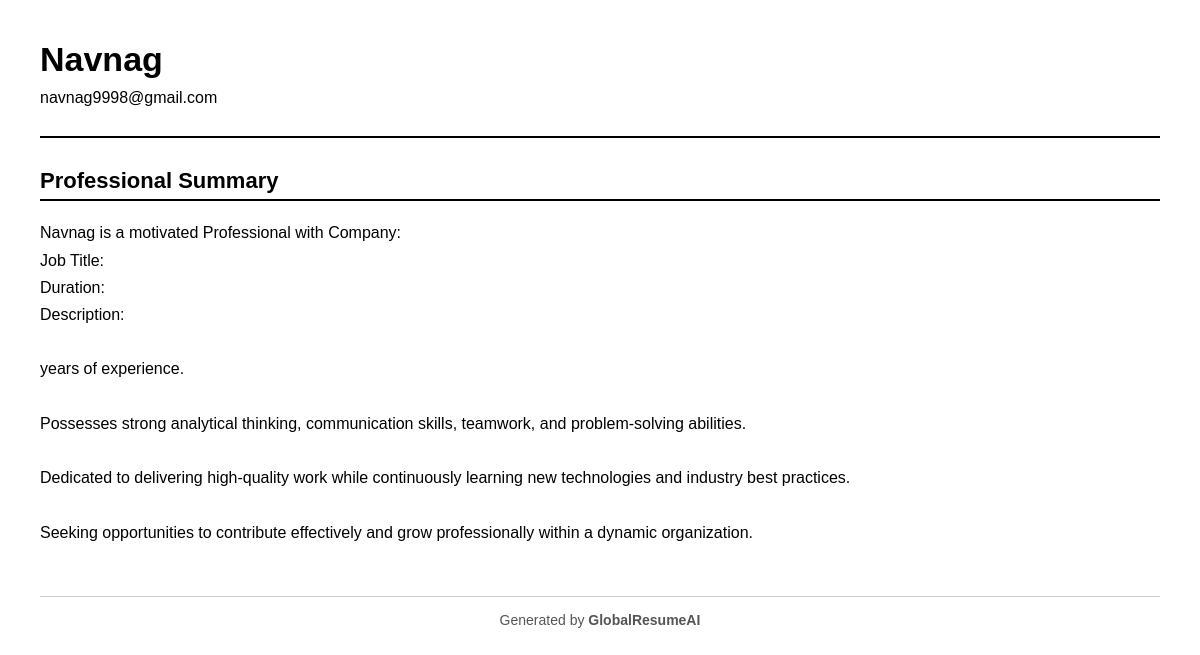
/preview/2 (signed in), run on the app's committed database.
### models/resume.py (models this page shows, shortened)
class Resume(db.Model):
    __tablename__ = "resumes"
    id = db.Column(db.Integer, primary_key=True)
    user_id = db.Column(
        db.Integer,
        db.ForeignKey("users.id"),
        nullable=False
    )
    full_name = db.Column(db.String(150), nullable=False)
    email = db.Column(db.String(150), nullable=False)
    phone = db.Column(db.String(30))
    address = db.Column(db.String(300))
    linkedin = db.Column(db.String(300))
    github = db.Column(db.String(300))
    summary = db.Column(db.Text)
    education = db.Column(db.Text)
    experience = db.Column(db.Text)
    skills = db.Column(db.Text)
    projects = db.Column(db.Text)
    certifications = db.Column(db.Text)
    custom_sections = db.Column(db.Text)
    pam_skills = db.Column(db.Text)
    country = db.Column(
        db.String(50),
        default="India"
    )
    template = db.Column(
        db.String(50),
        default="classic"
    )
    created_at = db.Column(
        db.DateTime,
        default=datetime.utcnow
    )
    updated_at = db.Column(
        db.DateTime,
        default=datetime.utcnow,
        onupdate=datetime.utcnow
    )

### routes/resume.py (the view)
@resume.route("/preview/<int:id>")
@login_required
def preview(id):
    resume_data = (
        Resume.query
        .filter_by(
            id=id,
            user_id=current_user.id
        )
        .first_or_404()
    )
    template_map = {
        "classic": "resume_templates/classic.html",
        "modern": "resume_templates/modern.html",
        "executive": "resume_templates/executive.html",
        "pam": "resume_templates/pam.html",
        "data_analyst": "resume_templates/data_analyst.html",
    }
    template_name = template_map.get(
        resume_data.template,
        "resume_templates/classic.html"
    )
    return render_template(
        template_name,
        resume=resume_data
    )

### app.py (called while the page is built)
@login_manager.user_loader
def load_user(user_id):
    return User.query.get(int(user_id))

### templates/resume_templates/classic.html (shortened to what this page needs)
<!DOCTYPE html>
<html>
<head>
</head>
<body>
<div class="header">
<h1>{{ resume.full_name }}</h1>
{% if resume.email %}
<p>{{ resume.email }}</p>
{% endif %}
</div>
{% if resume.summary %}
<div class="section">
<h2>Professional Summary</h2>
<p>{{ resume.summary }}</p>
</div>
{% endif %}
<div class="footer">
Generated by <b>GlobalResumeAI</b>
</div>
</body>
</html>

### templates/resume_templates/classic.html (style rules this page uses)
body { font-family:Arial,sans-serif; margin:40px; color:#000; background:#fff; }
.header { margin-bottom:30px; border-bottom:2px solid #000; padding-bottom:20px; }
h1 { font-size:34px; font-weight:bold; margin:0; color:#000; }
h2 { font-size:22px; font-weight:bold; color:#000; border-bottom:2px solid #000; padding-bottom:5px; margin-top:30px; }
p { line-height:1.7; white-space:pre-line; margin:5px 0; color:#000; }
.footer { margin-top:50px; border-top:1px solid #ccc; padding-top:15px; text-align:center; font-size:14px; color:#555; }

### data on the page
Resume: full_name "Navnag", email "navnag9998@gmail.com", summary "Navnag is a motivated Professional with Company: Job Title: Duration: Description: years of experience. Possesses strong analytical thinking, communication skills, teamwork, and problem-solving abilities. Dedicated to delivering high-quality work while continuously learning new technologies and industry best practices. Seeking opportunities to contribute effectively and grow professionally within a dynamic organization."
